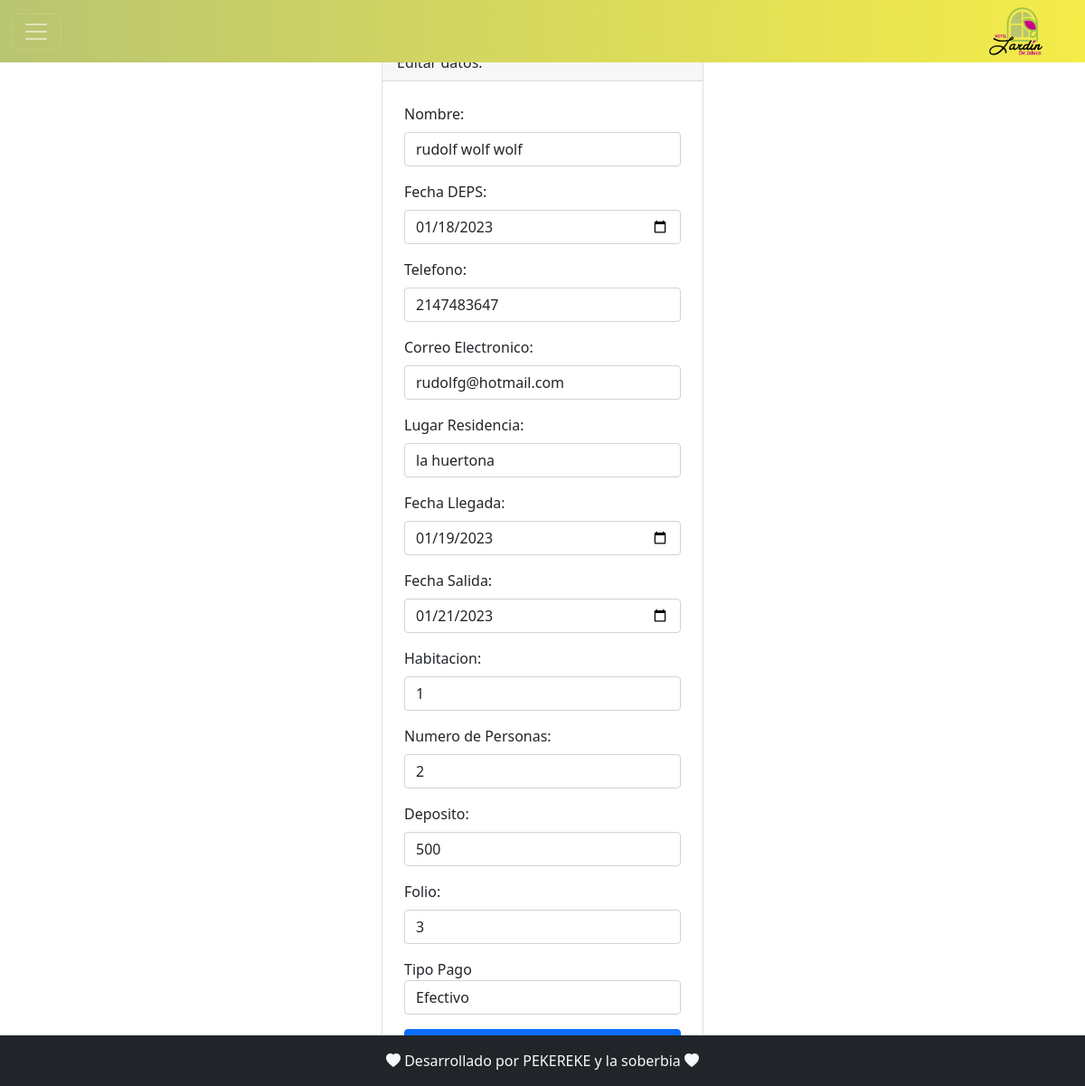
Screenshot of /editar.php?codigo=21 with the database file from the repository.
### tables this page shows
CREATE TABLE `reservaciones` (
  `idReservaciones` int(10) NOT NULL,
  `nombre` varchar(45) NOT NULL,
  `fecha_deps` date NOT NULL,
  `num_telefono` int(10) NOT NULL,
  `email` varchar(25) NOT NULL,
  `lugar_residencia` varchar(45) NOT NULL,
  `fecha_llegada` date NOT NULL,
  `fecha_salida` date NOT NULL,
  `habitacion_id` int(2) NOT NULL,
  `no_personas` int(2) NOT NULL,
  `deposito` int(6) NOT NULL,
  `fecha_reservacion` date NOT NULL,
  `tipo_pago` text NOT NULL,
  `no_folio` int(6) NOT NULL,
  `no_noches` int(2) NOT NULL
);

### editar.php (the view, shortened to what this page needs)
<?php include 'template/header.php' ?>
<?php
    include_once 'model/conexion.php';
    $codigo = $_GET['codigo'];
    $sentencia = $bd->prepare("select * from reservaciones where idReservaciones = ?;");
    $sentencia->execute([$codigo]);
    $reservacion = $sentencia->fetch(PDO::FETCH_OBJ);
?>
<div class="container mt-5">
    <div class="row justify-content-center">
        <div class="col-md-4">
            <div class="card">
                <div class="card-header">
                    Editar datos:
                </div>
                <form class="p-4" method="POST" action="editarProceso.php">
                    <div class="mb-3">
                        <label class="form-label">Nombre: </label>
                        <input type="text" class="form-control" name="datoNombre" required
                        value="<?php echo $reservacion->nombre; ?>">
                    </div>
                    <div class="mb-3">
                        <label class="form-label">Fecha DEPS: </label>
                        <input type="date" class="form-control" name="datoDEPS" autofocus required
                        value="<?php echo $reservacion->fecha_deps; ?>">
                    </div>
                    <div class="mb-3">
                    <label class="form-label">Telefono: </label>
                        <input type="text" class="form-control" name="datoTelefono" autofocus required
                        value="<?php echo $reservacion->num_telefono; ?>">
                    </div>
                    <div class="mb-3">
                        <label class="form-label">Correo Electronico: </label>
                        <input type="email" class="form-control" name="datoEmail" autofocus required
                        value="<?php echo $reservacion->email; ?>">
                    </div>
                    <div class="mb-3">
                        <label class="form-label">Lugar Residencia: </label>
                        <input type="text" class="form-control" name="datoResidencia" autofocus required
                        value="<?php echo $reservacion->lugar_residencia; ?>">
                    </div>
                    <div class="mb-3">
                        <label class="form-label">Fecha Llegada: </label>
                        <input type="date" class="form-control" name="datoFechaLlegada" autofocus required
                        value="<?php echo $reservacion->fecha_llegada; ?>">
                    </div>
                    <div class="mb-3">
                        <label class="form-label">Fecha Salida: </label>
                        <input type="date" class="form-control" name="datoFechaSalida" autofocus required
                        value="<?php echo $reservacion->fecha_salida; ?>">
                    </div>
                    <div class="mb-3">
                        <label class="form-label">Habitacion: </label>
                        <input type="text" class="form-control" name="datoHabitacion" autofocus required
                        value="<?php echo $reservacion->habitacion_id; ?>">
                    </div>
                    <div class="mb-3">
                        <label class="form-label">Numero de Personas: </label>
                        <input type="number" class="form-control" name="datoNoPersonas" autofocus required
                        value="<?php echo $reservacion->no_personas; ?>">
                    </div>
                    <div class="mb-3">
                        <label class="form-label">Deposito: </label>
                        <input type="number" class="form-control" name="datoDeposito" autofocus required
                        value="<?php echo $reservacion->deposito; ?>">
                    </div>
                    <div class="mb-3">
                        <label class="form-label">Folio: </label>
                        <input type="number" class="form-control" name="datoFolio" autofocus required
                        value="<?php echo $reservacion->no_folio; ?>">
                    </div>
                    <div class="form-group mb-3">
                        <label for="inputState">Tipo Pago</label>
                        <select id="inputState" class="form-control" name="datoTipoPago"
                        value="<?php echo $reservacion->tipo_pago; ?>">
                            <option value = "Efectivo">Efectivo</option>
                        </select>
                    </div>
                    <div class="d-grid">
                    </div>
                </form>
            </div>
        </div>
    </div>
</div>
<?php include 'template/footer.php' ?>

### rows the page displays
reservaciones: datoNombre "rudolf wolf wolf", datoDEPS "01/18/2023", datoTelefono "2147483647", datoEmail "rudolfg@hotmail.com", datoResidencia "la huertona", datoFechaLlegada "01/19/2023", datoFechaSalida "01/21/2023", datoHabitacion "1", datoNoPersonas "2", datoDeposito "500", datoFolio "3", datoTipoPago "Efectivo"
